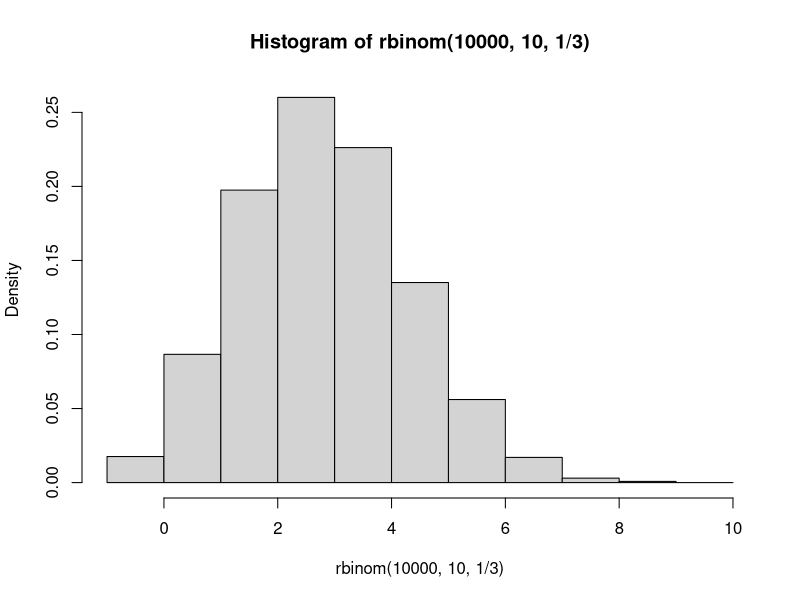
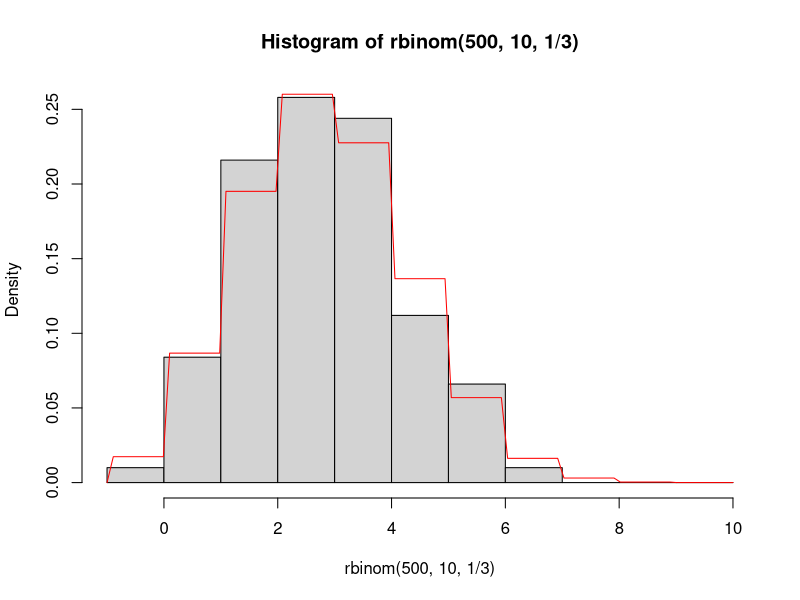

The R source for these figures, in order: (Note: this script raises an error after producing the figures.)
## Tutorial 3: Probability Distributions and Control Structures
## Clinic on Meaningful Modeling of Epidemiological Data
## International Clinics on Infectious Disease Dynamics and Data Program
## African Institute for Mathematical Sciences, Muizenberg, Cape Town, RSA
## David M. Goehring 2004
## Juliet R.C. Pulliam 2008, 2009
## Steve Bellan 2010, 2012
##
## Last updated by Juliet R.C. Pulliam, May 2019
## Some Rights Reserved
## CC BY-NC 4.0 (https://creativecommons.org/licenses/by-nc/4.0/)

###################################################################### 

## By the end of this tutorial you should...

## * Feel comfortable working with probability distributions 
## * Know how to use conditional structures
## * Be warned about the dangers of loop structures in R
## * Have tried your hands at synthesizing all the new material

######################################################################
## SECTION A. Probability Distributions in R
###################################################################### 

#################### 
## Probability distributions
#################### 
## So far the calculations we have been performing have been doable on
## a modern calculator (or on your basic phone calculator app), 
## so my assertion that R will make things easier
## for you has not seen any confirmation in experience.

## In terms of solving probability problems, R does not provide many
## tools that extend too far beyond your intuition. If you want to
## know the probability of rolling two sixes on two dice you do not
## need R to tell you that 1/6 times 1/6 is 1/36. The two exceptions
## might be the functions factorial() and choose(), which only appear
## on a minority of modern calculators and which can solve a problem
## for you once you know to reach for them. These functions are
## sufficiently self-explanatory with their help files to render a
## treatment of them here unnecessary. A third exception is
## simulation, which you will try your hand at in the Benchmark
## Questions, and which is an important component of mathematical modelling.

## Enter probability distributions. R is able to do in a few
## milliseconds what took hours of hunting in tables as recently as 30 years
## ago. If you understand what a probability distribution is, R will
## provide four different utilities for (nearly) any such distribution, as
## follows:

## * Generating individual density values or a plot of the density function
## * Generating random numbers drawn from the distribution
## * Providing cumulative probability for points along the distribution
## * Providing points along the distribution corresponding to a cumulative probability

## Each of these is an important part of the toolkit for working with
## probability distributions.

## Making the functions meet your needs 

## The different distributions have different corresponding functions
## in R, but aside from the particulars of their arguments, they 
## consist of four functions of the same general form.

## We will use the binomial distribution (which is a
## discrete distribution) as an example for each of our four methods,
## and you should be able to extend that experience to any
## distribution you like.

## As we have seen hints of before, R can generate random numbers from
## any distribution. For discrete distributions, creating a histogram
## of a large number of these values can give a quick picture of the
## distribution. To generate random numbers from the binomial
## distribution, use rbinom():

hist(rbinom(10000, 10, 1/3), freq=FALSE, breaks=-1:10)

## The arguments of rbinom() tell it how many numbers you want to
## generate, how many trials are used to generate the distribution,
## and what the probability of a success per trial is,
## respectively. The extra arguments of hist() tell it that we want it
## to give proportions rather than counts and then how to divide up
## the data into bars.

## This is an empirical estimation of the distribution. The R function
## that calculates the probability density function of the binomial
## distribution is dbinom(), and that will give the precise
## theoretical values we may need. What is the probability of having 7
## successes on 10 trials with a probability of success of 1/3?

dbinom(7, 10, 1/3)

## Which is the equivalent of about 1.6% of the time. By extension, we
## can generate the complete distribution with vector input to
## dbinom(), as in

dbinom(0:10, 10, 1/3)

## A useful application of rbinom() and dbinom() is to plot a curve of
## the density function over the histogram of observed values. For a
## discrete distribution such as this, the “curve” will be slightly
## misleading, but we will know what it means. Generating fewer random
## numbers this time,

hist(rbinom(500,10,1/3), freq=FALSE, breaks=-1:10)

curve(dbinom(ceiling(x), 10, 1/3), add=TRUE, col="red")

## The argument ceiling(x) resolves the fact that the x-values on the
## plot are continuous, not discrete. The correction is not needed for
## continuous distributions.

## Alternatively, you may use a paired histogram for comparing
## simulations to predicted densities for discrete distributions. The
## visualization used here is less elegant for discrete distributions
## but is more easily extended to continuous distributions.

## Using dbinom() to calculate cumulative probabilities for discrete
## distributions would be tedious, and we cannot easily calculate the
## cumulative probabilities using the equivalent density values from a
## continuous distribution (because it requires integration). The
## solution in R is to use a function, such as pbinom() for the
## binomial distribution, that calculates the cumulative density
## function (c.d.f.), that is, the function F (which here takes
## integer values).

# F(x) = P(X <= x)

## As a quick example, what is the probability of getting 2 or less
## with our chosen binomial distribution?

pbinom(2, 10, 1/3)

## The last function we need in our probability-distribution toolkit
## is qbinom(), the R function that calculates the inverse cumulative
## density function, F^-1 of the binomial distribution The c. d. f. and
## the inverse c. d. f. are related by

# p = F(x)
# x = F^-1(p)

## As a quick example, where is the 80% threshold in the cumulative
## probability distribution?

qbinom(.8, 10, 1/3)

## The c. d. f. and inverse c. d. f. are particularly useful when
## performing statistical tests.

## I do not know why the R language chose such counter-intuitive
## naming practices for its probability distribution functions. But
## let’s have some mnemonics:

# Function                           Prefix    Mnemonic 
#
# random numbers from dist.          r         random
# density of distribution            d         density
# cumulative probability             p         probability (is output)
# inverse cumulative probability     q         qumulative (with an “inversed “c”)

## Feel free to remember them in any way you like, of course.

#################### 
## Probability distributions galore
####################
## You may not be familiar with all of these distributions, but this
## list should prove helpful for future reference. Keep in mind that
## some of these distributions are continuous and some are discrete –
## this will affect the allowed inputs of the functions.

# Beta pbeta() qbeta() dbeta() rbeta() 
# Binomial pbinom() qbinom() dbinom() rbinom() 
# Cauchy pcauchy() qcauchy() dcauchy() rcauchy()
# Chi-square pchisq() qchisq() dchisq() rchisq()
# Exponential pexp() qexp() dexp() rexp()
# F pf() qf() df() rf()
# Gamma pgamma() qgamma() dgamma() rgamma()
# Geometric pgeom() qgeom() dgeom() rgeom()
# Hypergeometric phyper() qhyper() dhyper() rhyper()
# Logistic plogis() qlogis() dlogis() rlogis() 
# Log Normal plnorm() qlnorm() dlnorm() rlnorm()
# Negative Binomial pnbinom() qnbinom() dnbinom() rnbinom()
# Normal pnorm() qnorm() dnorm() rnorm()
# Poisson ppois() qpois() dpois() rpois()
# Student's t pt() qt() dt() rt()
# Uniform punif() qunif() dunif() runif()

###################################################################### 
## SECTION B. Control structures
###################################################################### 
## Now that you have gotten your proverbial feet wet by composing your
## own functions, you are ready to learn how to make your functions
## (or your scripts) more powerful by using control structures. The
## two main varieties of control structures are conditional structures
## and loop structures, but more important than what they are called
## is what they do...

## The semicolon, ";", allows you to put two or more commands
## together on a single line. The commands will be executed
## sequentially, just as if they had been written on separate lines.
## The best use of the semicolon is probably to combine lists of
## assignments into a single line, such as,

x <- 8; y <- 4; z <- 3
c(x, y, z) 

## Using the semicolon in this way will condense your code
## and can make it look cleaner if applied with moderation.
## In most situations, though, clarity is
## more important than compactness, so in general it is best not to
## string long lists of commands together on a single line using
## semicolons. Remember that the amount of whitespace (such as spaces,
## indentation, and empty lines) in your code will not affect its
## efficiency and that adding whitespace (and comments!) will often
## make your code easier to follow.

## Conditional structures

## “If you are under the age of 6, you cannot ride this ride.”

## “If you are available Friday night, please give me your number.”

## Needless to say, we are all familiar with conditional structures in
## casual speech, and conditional structures in R are not much
## different.

## The command ''if'' initiates a conditional structure. (Like function,
## it looks like a function, but is not a function.) What comes in
## parentheses after if is an expression of the condition that must be
## met for the remaining code to be executed. That is, it is a logical
## expression (meaning it should evaluate to TRUE or FALSE) which if
## TRUE tells R to execute the next line (or set) of code.

## A silly, but fully functional, example:

age <- 19

if(age >= 6){
	can.ride <- TRUE 
}

can.ride

## Here we obviously know the result before we start, but in a
## (just-slightly-less silly) function, we would not:

ride.test <- function(age)
{
	can.ride <- FALSE
	if(age >= 6){
		can.ride <- TRUE
	}
	return(can.ride)
}

ride.test(5)

ride.test(65)

## Note that the curly brackets, {}, play the same role as for
## conditional statements as they do for the function construct: they
## allow multi-line procedures. They can also make your code easier to
## follow, even for single-line procedures.

## As an aside, the above function can (and perhaps should) be written
## more simply as

ride.test <- function(age){
	return(age >= 6)
}

## The conditional structure becomes important when you want different
## functions or operations to be performed depending on some
## condition. This is something that you will often want.

## As an example, consider a function that measures central
## tendency. While you may want to avoid the influence of extremely
## large values by using the median, you may want to forgo it on very small
## samples, replacing the median with the mean. Let us say if we have fewer
## than 10 measurements in our sample we will resort to the mean:

central.tend <- function(x){                                     
	my.answer <- median(x)
	if(length(x) < 10){my.answer <- mean(x)}
	return(my.answer)
}

central.tend(c(1,1,3))

## This last example may have raised a red flag about efficiency – I
## determined the median of the data regardless of whether this value
## will ultimately be used in my output. Here, the cost is
## exceptionally low, because that calculation will only be irrelevant
## if there are fewer than 10 items in the vector, in which case it
## took trivially long to execute. But, you can see where there might
## be a problem.

## One solution is to create separate if statements for each
## condition, such as:

# if(x < 0) #followed by what should happen if x < 0

# if(x = 0) #followed by what should happen if x = 0

# if((x > 0) & (x < 1)) # followed by what should happen if x is between 0 and 1, exclusive

# if(x >= 1) # followed by what should happen if x >= 1

## Note that defining conditions which are not mutually exclusive may
## make your code hard to follow and therefore render your results
## unpredictable without detailed examination.

## Another solution, particularly useful for binary (either-or) cases,
## is to use the command else, which follows the if procedure and
## gives what to do if your conditional expression evaluates to
## FALSE. If you are careful about your use of brackets, you can nest
## if and else commands to create more complicated conditional
## structures.

## Here are some additional options for writing the central tendancy 
## function above. Using if and else, as described above:

central.tend2 <- function(x){                                     
	if(length(x) >= 10){
		my.answer <- median(x)
	}else{
		my.answer <- mean(x)
	}
	return(my.answer)
}

# and using the ifelse() control structure, which is similar but more compact:

central.tend3 <- function(x){                                     
	my.answer <- ifelse(length(x) >= 10, median(x), mean(x))
	return(my.answer)
}

## There are two potential big errors that may occur in implementing a
## conditional structure. One occurs if the conditional expression
## evaluates to NA or NaN – try this out yourself:

if(Inf - Inf > 0){ x <- 5 }

## To make sure that your if statements don’t break like this, you will
## sometimes want to use the is.na() function, which returns TRUE if the
## value being evaluated is NA or NaN.

## The second big mistake that you can make is assuming that R will act
## on the elements of a conditional expression that is a vector. Try this:

if(c(T, F, F)){ 1 + 1 }

## As the warning that is generated indicates, R will ignore all but
## the first element of the vector. On reflection, this makes sense
## because R wouldn’t know what to do with a vector of logical values
## – the if statement has no inputs or outputs, just a conditional
## procedure. In other words, you shouldn’t expect the if statement to
## behave like a function because it isn’t one.

#################### 
## Loop structures
#################### 
## R employs a number of common loop structures familiar to those of
## you with some programming experience. However, those of you without
## programming experience may actually have an edge here.

## The reason is that, in general, in mathematical programming it is
## much more efficient to perform what traditionally has been done
## with programming loops using vector calculations. You have already
## seen one of the basic methods used to replace loop structures, the
## apply() function.

######################################################################
######################################################################

## This concludes Tutorial III. The benchmark questions should help
## solidify your understanding of the material.

## The probability-distribution section of this tutorial was aided by
## information available at
## http://www.stat.umn.edu/geyer/5102/examp/rlook.html.

## If you are unfamiliar with or rusty on your understanding of the
## binomial distribtion, you may also want to work through the introductory
## Binomial Distribution tutorial, available here:
## https://github.com/ICI3D/RTutorials/blob/master/binomialDistribution.R?raw=true


###################################################################### 
## SECTION C. Benchmark Questions
###################################################################### 

#################### 
## 1. The standard medication used to treat some disease is known to
## produce a severe side effect in 20% of the patients treated. A
## pharmaceutical company develops a new drug to treat the disease and
## tests it on 9 patients. There are no side effects observed in these
## patients. 

## a. What is the probability of treating 9 patients without side
## effects using the standard medication?

## b. Generate a plot of the probability of observing no side effects
## in patients receiving treatment, as a function of the number of
## patients in the study, assuming the new drug causes the severe side
## effect with the same probability as the old.

## c. Add a horizontal red line at p = 0.025, visually depicting the
## number of patients minimally required for a study to show that the
## new medication produces side effects in fewer patients than the
## standard treatment (traditional statistical significance).

#################### 

#################### 
## 2. Re-do the suite of calculations and plots found in the Tutorial
## using the Poisson distribution (with lambda = 3) rather than the
## binomial distribution. (Hint: Make sure the histogram has an
## appropriate range with breaks.)
####################
